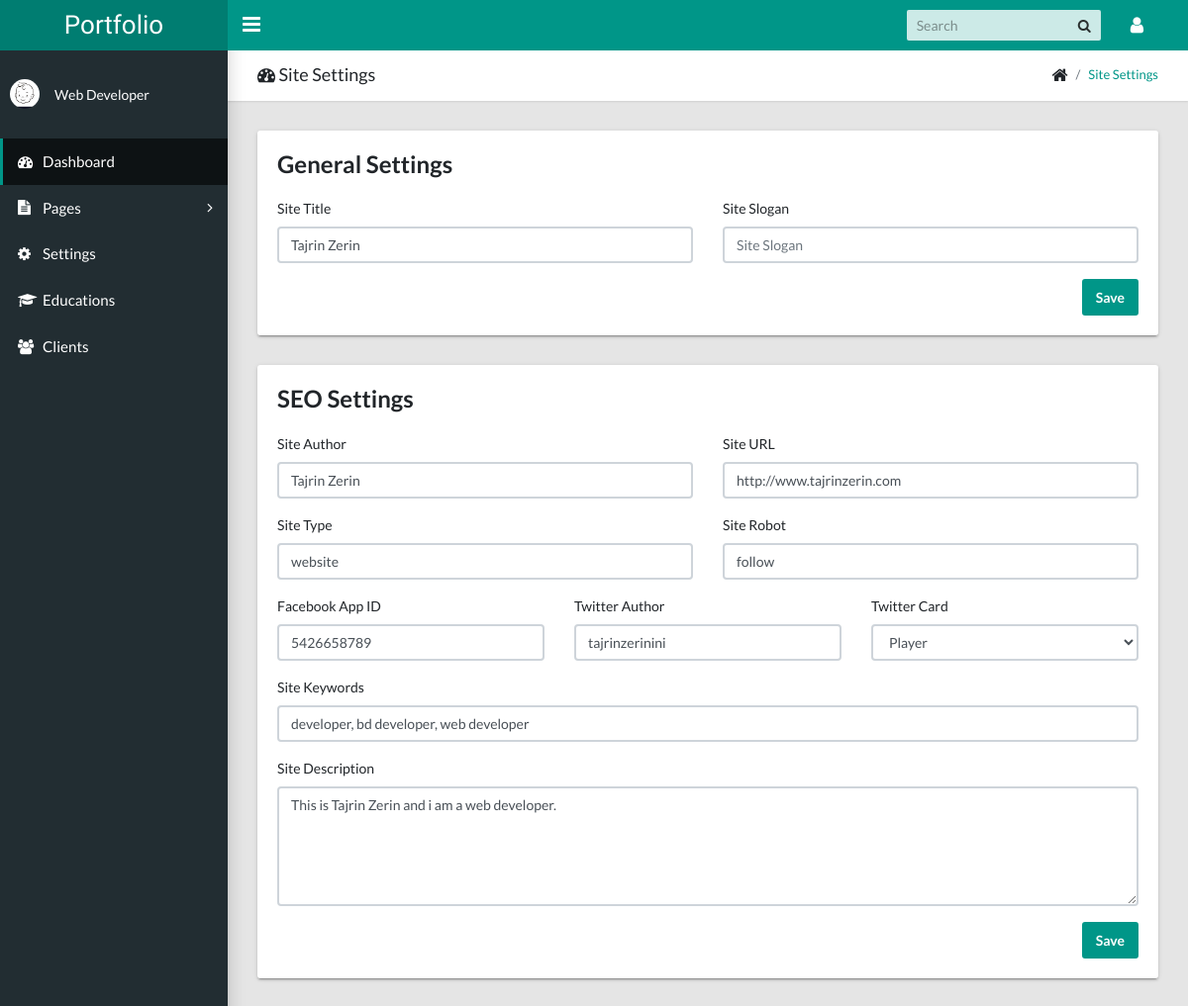
The app's page /systemcontrol/settings.php (signed in) with its own data.
### tables this page shows
CREATE TABLE `profiles` (
  `id` int(191) NOT NULL,
  `user_id` int(191) NOT NULL,
  `phone` varchar(191) DEFAULT NULL,
  `about` longtext,
  `address` longtext,
  `avatar` varchar(191) DEFAULT 'default.png'
);

CREATE TABLE `settings` (
  `id` int(191) NOT NULL,
  `key` varchar(191) NOT NULL,
  `value` longtext
);

### core/Database.php (called while the page is built, shortened)
<?php
Class Database{
	 public $host   = DB_HOST;
	 public $user   = DB_USER;
	 public $pass   = DB_PASS;
	 public $dbname = DB_NAME;
	 public $link;
	private function connectDB(){
	 $this->link = new mysqli($this->host, $this->user, $this->pass,
	  $this->dbname);
	 }
	public function select($query){
	  $result = $this->link->query($query) or
	   die($this->link->error.__LINE__);
	  if($result->num_rows > 0){
		return $result;
	  } else {
		return false;
	  }
	 }
}
?>

### core/SessionUser.php (called while the page is built, shortened)
<?php
class SessionUser{
 public static function getUser($key){
  if (isset($_SESSION[$key])) {
   return $_SESSION[$key];
  } else {
   return false;
  }
 }
}
?>

### core/Helper.php (called while the page is built, shortened)
<?php
class Helper{
    private $db;
    public function __construct()
    {
        $this->db = new Database();
    }
	public function getAvatar($user_id)
	{
		$query = "SELECT * FROM profiles WHERE user_id = '$user_id'";
        $result= $this->db->select($query);
        if($result){
			$userData = $result->fetch_assoc();
			$avatar = $userData['avatar'];
			return $avatar;
		}else{
			$avatar = 'default.png';
			return $avatar;
		}
	}
    public function getSetting($key)
    {
        $query = "SELECT * FROM `settings` WHERE `key` = '$key'";
        $result = $this->db->select($query);
        if($result)
        {
            $settingData = $result->fetch_assoc();
            $value = $settingData['value'];
            return $value;
        }else{
            return 'NULL';
        }
    }
}

### systemcontrol/settings.php (the view, shortened to what this page needs)
<?php include_once("inc/header.php");?>
  <body class="app sidebar-mini">
    <?php include_once('inc/navbar.php'); ?>
    <?php include_once('inc/sidebar.php'); ?>
    <main class="app-content">
      <div class="app-title">
        <div>
          <h1><i class="fa fa-dashboard"></i> Site Settings</h1>
        </div>
        <ul class="app-breadcrumb breadcrumb">
          <li class="breadcrumb-item"><i class="fa fa-home fa-lg"></i></li>
          <li class="breadcrumb-item"><a href="#">Site Settings</a></li>
        </ul>
      </div>
      <div class="row">
        <div class="col-md-12">
          <div class="tile">
            <h3 class="tile-title">General Settings</h3>
            <div class="row">
              <div class="col-lg-12">
                    <form action="" method="POST">
                        <div class="row">
                          <div class="col-md-6">
                            <div class="form-group">
                                <label for="siteTitle">Site Title</label>
                                <input class="form-control" name="site_title" id="siteTitle" type="text" placeholder="Site Title" value="<?php echo $helper->getSetting('site_title'); ?>">
                            </div>
                          </div>
                          <div class="col-md-6">
                            <div class="form-group">
                                <label for="siteSlogan">Site Slogan</label>
                                <input class="form-control" name="site_slogan" id="siteSlogan" type="text" placeholder="Site Slogan" value="<?php echo $helper->getSetting('site_slogan'); ?>">
                            </div>
                          </div>
                        </div>
                        <div class="form-group">
                            <input type="submit" class="btn btn-primary float-right" name="generalSettings" value="Save">
                        </div>
                    </form>
                </div>
              </div>
          </div>
          <div class="tile">
            <h3 class="tile-title">SEO Settings</h3>
            <div class="row">
              <div class="col-lg-12">
                    <form action="" method="POST">
                        <div class="row">
                          <div class="col-md-6">
                            <div class="form-group">
                                <label for="siteAuthor">Site Author</label>
                                <input class="form-control" name="site_author" id="siteAuthor" type="text" placeholder="Site Author" value="<?php echo $helper->getSetting('site_author'); ?>">
                            </div>
                          </div>
                          <div class="col-md-6">
                            <div class="form-group">
                                <label for="siteURL">Site URL</label>
                                <input class="form-control" name="site_url" id="siteURL" type="text" placeholder="Site URL" value="<?php echo $helper->getSetting('site_url'); ?>">
                            </div>
                          </div>
                        </div>
                        <div class="row">
                          <div class="col-md-6">
                            <div class="form-group">
                                <label for="sitetype">Site Type</label>
                                <input class="form-control" name="site_type" id="sitetype" type="text" placeholder="Site Type" value="<?php echo $helper->getSetting('site_type'); ?>">
                            </div>
                          </div>
                          <div class="col-md-6">
                            <div class="form-group">
                                <label for="siteRobot">Site Robot</label>
                                <input class="form-control" name="site_robot" id="siteRobot" type="text" placeholder="Site Robot" value="<?php echo $helper->getSetting('site_robot'); ?>">
                            </div>
                          </div>
                        </div>
                        <div class="row">
                          <div class="col-md-4">
                              <div class="form-group">
                                  <label for="siteAppID">Facebook App ID</label>
                                  <input id="siteAooID" type="text" name="site_app_id" placeholder="Faceboo App ID" class="form-control" value="<?php echo $helper->getSetting('site_app_id'); ?>">
                              </div>
                          </div>
                          <div class="col-md-4">
                              <div class="form-group">
                                  <label for="siteTwitterAuthor">Twitter Author</label>
                                  <input id="siteTwitterAuthor" type="text" name="site_twitter_author" placeholder="Twitter Author" class="form-control" value="<?php echo $helper->getSetting('site_twitter_author'); ?>">
                              </div>
                          </div>
                          <div class="col-md-4">
                              <div class="form-group">
                                  <label for="siteTwitterCard">Twitter Card</label>
                                  <select id="siteTwitterCard" name="site_twitter_card" class="form-control">
                                      <option value="player" <?php if($helper->getSetting('site_twitter_card') == 'player'){ echo "selected='selected'";}?>>Player</option>
                                  </select>
                              </div>
                          </div>
                        </div>
                        <div class="row">
                          <div class="col-md-12">
                              <div class="form-group">
                                  <label for="siteKeywords">Site Keywords</label>
                                  <input id="siteKeywords" type="text" name="site_keywords" placeholder="Site Keywords" class="form-control" value="<?php echo $helper->getSetting('site_keywords'); ?>">
                              </div>
                          </div>
                      </div>
                      <div class="row">
                          <div class="col-lg-12">
                              <div class="form-group">
                                  <label for="siteDescription">Site Description</label>
                                  <textarea id="siteDescription" cols="30" rows="5" name="site_description" class="form-control" placeholder="Site Description"><?php echo $helper->getSetting('site_description'); ?></textarea>
                                </div>
                          </div>
                      </div>
                        <div class="form-group">
                            <input type="submit" class="btn btn-primary float-right" name="seoSettings" value="Save">
                        </div>
                    </form>
                </div>
              </div>
          </div>
        </div>
      </div>
    </main>
  </body>
</html>

### systemcontrol/inc/sidebar.php (shortened to what this page needs)
<aside class="app-sidebar">
    <div class="app-sidebar__user">
        <img style="width:30px;" class="app-sidebar__user-avatar" src="../../systemcontrol/assets/img/avatars/<?php echo $helper->getAvatar(SessionUser::getUser('user_id'));?>" alt="User Image">
        <div>
            <p class="app-sidebar__user-designation">Web Developer</p>
        </div>
    </div>
    <ul class="app-menu">
        <li><a class="app-menu__item active" href="../../systemcontrol/dashboard.php"><i class="app-menu__icon fa fa-dashboard"></i><span class="app-menu__label">Dashboard</span></a></li>
        <li class="treeview"><a class="app-menu__item" href="#" data-toggle="treeview"><i class="app-menu__icon fa fa-file-text"></i><span class="app-menu__label">Pages</span><i class="treeview-indicator fa fa-angle-right"></i></a>
        </li>
        <li><a class="app-menu__item" href="../../systemcontrol/settings.php"><i class="app-menu__icon fa fa-cog"></i><span class="app-menu__label">Settings</span></a></li>
        <li><a class="app-menu__item" href="../../systemcontrol/education.php"><i class="app-menu__icon fa fa-graduation-cap"></i><span class="app-menu__label">Educations</span></a></li>
        <li><a class="app-menu__item" href="../../systemcontrol/client.php"><i class="app-menu__icon fa fa-users"></i><span class="app-menu__label">Clients</span></a></li>
    </ul>
</aside>

### systemcontrol/assets/css/style.css (style rules this page uses)
.app-title { padding: 15px 30px!important; }
.app-title h1 { font-size: 18px!important; }

### records on screen
profiles: avatar (picture)
settings: site_title "Tajrin Zerin"
settings: site_author "Tajrin Zerin"
settings: site_url "http://www.tajrinzerin.com"
settings: site_type "website"
settings: site_robot "follow"
settings: site_app_id "5426658789"
settings: site_twitter_author "tajrinzerinini"
settings: site_twitter_card "Player"
settings: site_keywords "developer, bd developer, web developer"
settings: site_description "This is Tajrin Zerin and i am a web developer."
